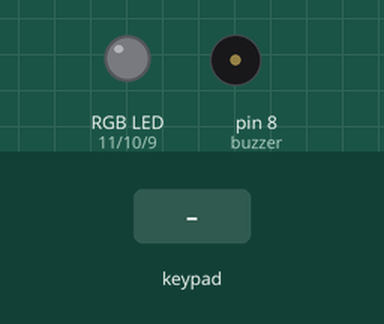
Recording of a sketch running on a simulated Arduino Uno, built with avr-gcc and run on an emulated ATmega328P. Parts: an RGB LED mixed from three pins (HIGH = lit), buzzer (waves = sounding). The inputs (shaded band) are chosen by the test bench. Dim RGB values are drawn brighter than linear; what the sketch prints to the serial monitor is not drawn.

Above: at 6.2 s.
6.3 s: key '*' pressed
7.8 s: keypad keys 0 0 0 0 pressed 0.4 s apart
At 9.9 s:
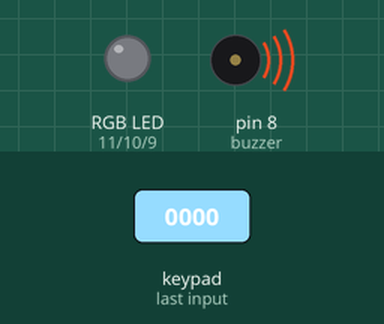
10.9 s: keypad keys 0 0 0 0 # pressed 0.4 s apart
At 15.6 s:
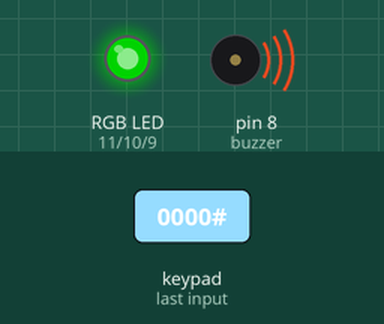
15.9 s: key '1' pressed
At 17.7 s:
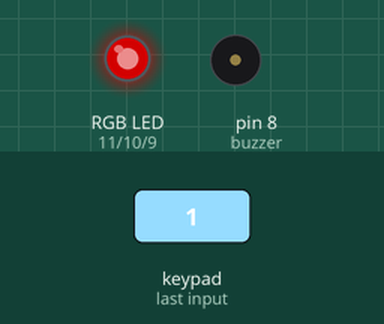
18.2 s: key '#' pressed
At 19.4 s:
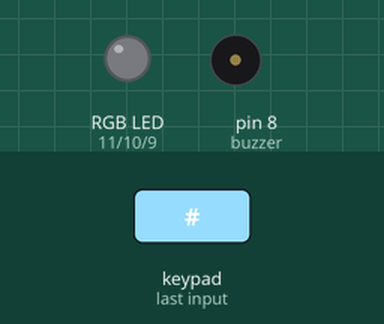
19.7 s: key '2' pressed
At 19.85 s:
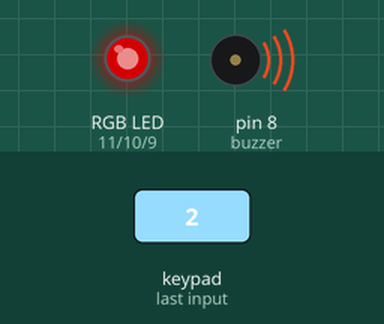
Timing chart, 0 to 22.4 s (numbered marks = the images above; inputs shaded):
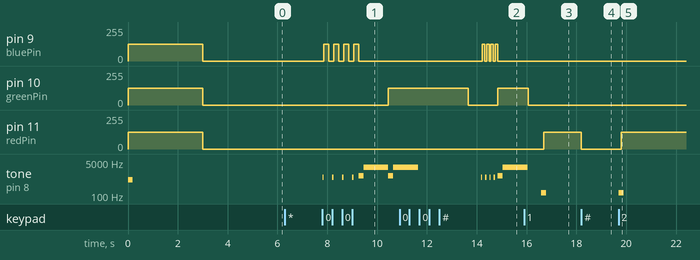

Measured:
- after the input at 6.3 s, every drawn part: stays the same
- after the input at 7.8 s, pin 9 (bluePin): alternates 125/255 for 0.20 s and 0/255 for 0.20 s, 8 changes in all, then stays 0/255, starting after 0.06 s; pin 10 (greenPin): 0/255 → 125/255 after 2.7 s
- after the input at 10.9 s, pin 9 (bluePin): alternates 125/255 for 0.10 s and 0/255 for 0.07 s, 8 changes in all, then stays 0/255, starting after 3.3 s
- after the input at 15.9 s, pin 11 (redPin): 0/255 → 125/255 after 0.78 s
- after the input at 18.2 s, pin 11 (redPin): 125/255 → 0/255 at once
- after the input at 19.7 s, pin 11 (redPin): 0/255 → 125/255 after 0.10 s; tone on pin 8 (buzzer): silent → 147 Hz at once, → silent 0.20 s later

The sketch:

Lesson14_Sep25_Password.ino
```cpp
#include <Key.h>
#include <Keypad.h>

int buzzer = 8; //sound output pin
int bluePin = 9;
int greenPin = 10;
int redPin = 11;

const byte ROWS = 4;
const byte COLS = 4;
const byte PassLength = 4;  // passwords will be 4 characters long
char currentPassword[PassLength] = {'0','0','0','0'}; // default before setting. Adding the [PassLength] initializes the array before setting.

char buttons[ROWS][COLS] = {
  {'1', '2', '3', 'A'},  // 1st row
  {'4', '5', '6', 'B'},  // 2nd row
  {'7', '8', '9', 'C'},  // 3rd row
  {'*', '0', '#', 'D'}   // 4th row
};

byte rowPins[ROWS] = {5, 4, 3, 2};
byte colPins[COLS] = {6, 7, 12, 13};

Keypad securityPad = Keypad(makeKeymap(buttons), rowPins, colPins, ROWS, COLS);
//  custom function to process a login attempt *******************************

int unlockMode(){
    char result ;

    RGB_color(0,0,0); //turn LED off
    Serial.println("Unlock Mode: Type Password to continue");
    delay(500);

    for(int i = 0; i < PassLength; i++) {
       while(!(result = securityPad.getKey())) {
         // wait indefinitely for keypad input of any kind
       }
       if(currentPassword[i] != result){     // a wrong key was pressed
          Serial.println("WRONG PASSWORD");
          Serial.println(result);
          playError();
          return -1;                    //  -1 means failed -- return immediately
       }
       Serial.print("*");  // print a phantom character for a successful keystroke
       playInput();
       //Flash blue and turn off
       RGB_color(0,0,125);
       delay(200);
       RGB_color(0,0,0);
    }  //  done after 4 characters are accepted

    Serial.println("");
    Serial.println("Device Successfully Unlocked!");
    playSuccess();
    return 0;           //  0 means succeeded
}
//Custom functions to provide audio************************************************************

void playSuccess(){
  tone(buzzer, 1000, 200);
  delay(200);
  tone(buzzer, 2700, 1000);
  delay(1000);
  noTone(buzzer);
}

void playError(){
  tone(buzzer, 147, 200);
  delay(100);
  noTone(buzzer);
}

void playInput(){
  tone(buzzer, 880, 200);
  delay(50);
  noTone(buzzer);
}

//custom funtion to light LED*************************************

void RGB_color(int red_value, int green_value, int blue_value)
{
  analogWrite(redPin, red_value);
  analogWrite(greenPin, green_value);
  analogWrite(bluePin, blue_value);
}

//***************************************************************

void setup() {
  pinMode(redPin, OUTPUT);
  pinMode(greenPin, OUTPUT);
  pinMode(bluePin, OUTPUT);

  //Let people know we're setting up...
  RGB_color(125, 125, 125);
  tone(buzzer, 666, 200);
  delay(3000);
  RGB_color(0, 0, 0);
  noTone(buzzer);

  Serial.begin(9600); // Begin monitoring via the serial monitor
  delay(2000);
  Serial.println("Press * to set a new password.");
  Serial.println("Press # to access the system with the existing one.");
}

void loop() {
  char result = securityPad.getKey();


   if (result == '*'){           // choice to change password
    int access = unlockMode();  //This calls the unlockMode functions and returns the result into a variable called access.
                                //I did not know that you could just call a function in and equation.

    if(access < 0) {
      Serial.println("Access Denied. Cannot change password without knowing the previous or default.");
      RGB_color(125, 0, 0); //RED because bad.
      playError();
    }
    else {
      RGB_color(0, 125, 0); //LED to Green
      playSuccess();
      delay(2000);
      RGB_color(0, 0, 0); //off again
      Serial.println("Welcome, authorized user. Please Enter a new password: ");
      delay(500);

      //The below for loop runs for 4 iterations, it has a nested while loop waiting for an entry, when the while loop exit it dumps result and iterates the counter.
      for(int i = 0; i < PassLength; i++) {
        while(!(result = securityPad.getKey())) {
        // wait indefinitely for keypad input of any kind, the "!" negates the false nature of no press meaning its always true while not being pressed.
        //When nothing is pressed, result = 0, or false.
        //While continues to run while it's true, and exits on a false condition.
        }

        currentPassword[i] = result; //because currentPassword is an array, this sets the value of the array with the result during the iteration.
        Serial.print("*");    // print a phantom character for a successful keystroke
        playInput();
        RGB_color(0, 0, 125); //flash LED Blue
        delay(100);
        RGB_color(0, 0, 0);
      }   //  done after 4 characters are accepted

      Serial.println("");
      Serial.println("Password Successfully Changed!");
      RGB_color(0, 125, 0); //LED to green
      playSuccess();
    }
  }

  else if (result == '#') {           // choice to access system with current password
    int access = unlockMode();
    if(access < 0) {
      Serial.println("Password error. Access Denied.");
      RGB_color(125, 0, 0); //LED to red
      playError();
    }
    else {
      Serial.println("Welcome, authorized user. You may now begin using the system.");
      RGB_color(0, 125, 0);
      playSuccess();
    }
  }

}
```
